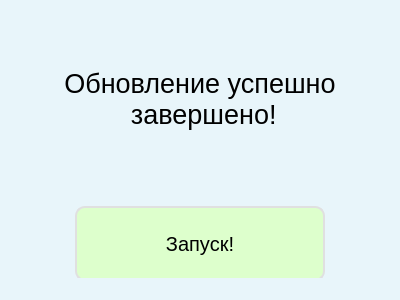
<?xml version="1.0" encoding="UTF-8"?>
<ui version="4.0">
 <class>MainWindow</class>
 <widget class="QMainWindow" name="MainWindow">
  <property name="geometry">
   <rect>
    <x>0</x>
    <y>0</y>
    <width>400</width>
    <height>300</height>
   </rect>
  </property>
  <property name="minimumSize">
   <size>
    <width>400</width>
    <height>300</height>
   </size>
  </property>
  <property name="maximumSize">
   <size>
    <width>400</width>
    <height>300</height>
   </size>
  </property>
  <property name="font">
   <font>
    <underline>false</underline>
   </font>
  </property>
  <property name="mouseTracking">
   <bool>true</bool>
  </property>
  <property name="tabletTracking">
   <bool>true</bool>
  </property>
  <property name="windowTitle">
   <string>Обновление успешно!</string>
  </property>
  <property name="styleSheet">
   <string notr="true">background-color: rgb(232, 245, 250);</string>
  </property>
  <widget class="QWidget" name="centralwidget">
   <layout class="QVBoxLayout" name="verticalLayout">
    <item>
     <widget class="QLabel" name="label">
      <property name="font">
       <font>
        <pointsize>20</pointsize>
       </font>
      </property>
      <property name="layoutDirection">
       <enum>Qt::LeftToRight</enum>
      </property>
      <property name="text">
       <string>Обновление успешно
 завершено!</string>
      </property>
      <property name="alignment">
       <set>Qt::AlignCenter</set>
      </property>
     </widget>
    </item>
    <item>
     <layout class="QHBoxLayout" name="horizontalLayout">
      <item>
       <widget class="QPushButton" name="update_succeddful_but">
        <property name="minimumSize">
         <size>
          <width>250</width>
          <height>75</height>
         </size>
        </property>
        <property name="maximumSize">
         <size>
          <width>250</width>
          <height>50</height>
         </size>
        </property>
        <property name="font">
         <font>
          <pointsize>15</pointsize>
         </font>
        </property>
        <property name="mouseTracking">
         <bool>true</bool>
        </property>
        <property name="styleSheet">
         <string notr="true">QPushButton{
background-color: rgb(221, 255, 204);
border: 2px solid #E0E0E0;
border-radius: 10px;
}
QPushButton:hover{
background-color: rgb(201, 255, 128);
border: 2px solid #A0A0A0;
}
QPushButton:pressed{
border: 2px solid #404040;
}
</string>
        </property>
        <property name="text">
         <string>Запуск!</string>
        </property>
       </widget>
      </item>
     </layout>
    </item>
   </layout>
  </widget>
  <widget class="QMenuBar" name="menubar">
   <property name="geometry">
    <rect>
     <x>0</x>
     <y>0</y>
     <width>400</width>
     <height>20</height>
    </rect>
   </property>
  </widget>
  <widget class="QStatusBar" name="statusbar"/>
 </widget>
 <resources/>
 <connections/>
</ui>
